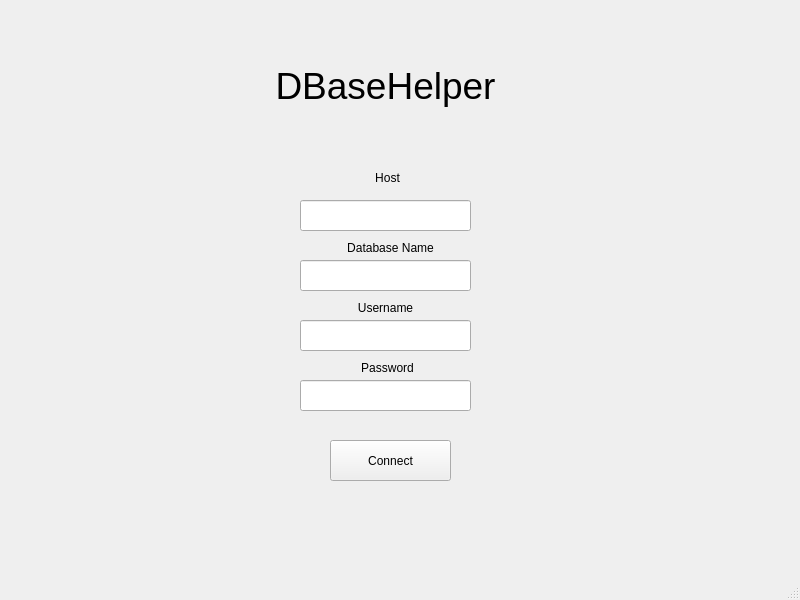
<?xml version="1.0" encoding="UTF-8"?>
<ui version="4.0">
 <class>InputDBSettingsWindow</class>
 <widget class="QMainWindow" name="InputDBSettingsWindow">
  <property name="geometry">
   <rect>
    <x>0</x>
    <y>0</y>
    <width>800</width>
    <height>600</height>
   </rect>
  </property>
  <property name="windowTitle">
   <string>MainWindow</string>
  </property>
  <widget class="QWidget" name="centralwidget">
   <widget class="QLineEdit" name="hostNameLine">
    <property name="geometry">
     <rect>
      <x>300</x>
      <y>200</y>
      <width>171</width>
      <height>31</height>
     </rect>
    </property>
   </widget>
   <widget class="QLineEdit" name="dbLine">
    <property name="geometry">
     <rect>
      <x>300</x>
      <y>260</y>
      <width>171</width>
      <height>31</height>
     </rect>
    </property>
   </widget>
   <widget class="QLineEdit" name="userNameLine">
    <property name="geometry">
     <rect>
      <x>300</x>
      <y>320</y>
      <width>171</width>
      <height>31</height>
     </rect>
    </property>
   </widget>
   <widget class="QLineEdit" name="passwordLine">
    <property name="geometry">
     <rect>
      <x>300</x>
      <y>380</y>
      <width>171</width>
      <height>31</height>
     </rect>
    </property>
   </widget>
   <widget class="QLabel" name="welcomeLabel">
    <property name="geometry">
     <rect>
      <x>200</x>
      <y>60</y>
      <width>371</width>
      <height>51</height>
     </rect>
    </property>
    <property name="font">
     <font>
      <pointsize>28</pointsize>
     </font>
    </property>
    <property name="text">
     <string>DBaseHelper</string>
    </property>
    <property name="alignment">
     <set>Qt::AlignCenter</set>
    </property>
   </widget>
   <widget class="QLabel" name="hostNamelabel">
    <property name="geometry">
     <rect>
      <x>360</x>
      <y>170</y>
      <width>55</width>
      <height>16</height>
     </rect>
    </property>
    <property name="text">
     <string>Host</string>
    </property>
    <property name="alignment">
     <set>Qt::AlignCenter</set>
    </property>
   </widget>
   <widget class="QLabel" name="dbNameLabel">
    <property name="geometry">
     <rect>
      <x>340</x>
      <y>240</y>
      <width>101</width>
      <height>16</height>
     </rect>
    </property>
    <property name="text">
     <string>Database Name</string>
    </property>
    <property name="alignment">
     <set>Qt::AlignCenter</set>
    </property>
   </widget>
   <widget class="QLabel" name="userNameLabel">
    <property name="geometry">
     <rect>
      <x>350</x>
      <y>300</y>
      <width>71</width>
      <height>16</height>
     </rect>
    </property>
    <property name="text">
     <string>Username</string>
    </property>
    <property name="alignment">
     <set>Qt::AlignCenter</set>
    </property>
   </widget>
   <widget class="QLabel" name="passwordLabel">
    <property name="geometry">
     <rect>
      <x>360</x>
      <y>360</y>
      <width>55</width>
      <height>16</height>
     </rect>
    </property>
    <property name="text">
     <string>Password</string>
    </property>
    <property name="alignment">
     <set>Qt::AlignCenter</set>
    </property>
   </widget>
   <widget class="QPushButton" name="submitConnectionSettingsBtn">
    <property name="geometry">
     <rect>
      <x>330</x>
      <y>440</y>
      <width>121</width>
      <height>41</height>
     </rect>
    </property>
    <property name="text">
     <string>Connect</string>
    </property>
   </widget>
  </widget>
  <widget class="QStatusBar" name="statusbar"/>
  <widget class="QMenuBar" name="menubar">
   <property name="geometry">
    <rect>
     <x>0</x>
     <y>0</y>
     <width>800</width>
     <height>26</height>
    </rect>
   </property>
  </widget>
 </widget>
 <resources/>
 <connections/>
</ui>
